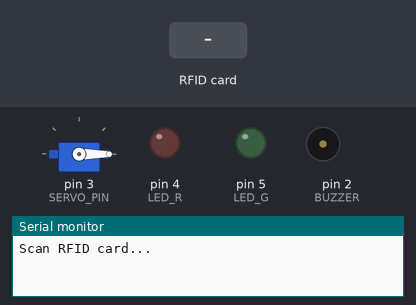
The sketch below on a simulated Arduino Uno, built with avr-gcc and run on an emulated ATmega328P. On the bench: servo, output pins drawn as LEDs (lit = HIGH), buzzer (waves = sounding), the last lines printed to the serial monitor. The inputs (shaded band) are chosen by the test bench. Pins used as bus, display or sensor lines are not drawn.

Above: at 1.2 s.
1.3 s: RFID card 5E 7A 19 C4 held to the reader
At 1.38 s:
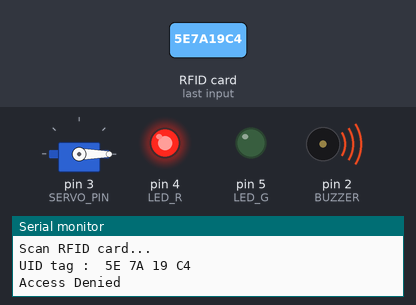
3.3 s: RFID card C3 3D 0B 05 held to the reader
At 3.39 s:
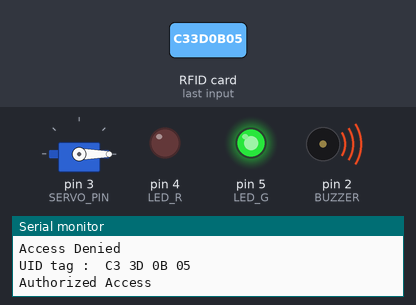
At 4.1 s:
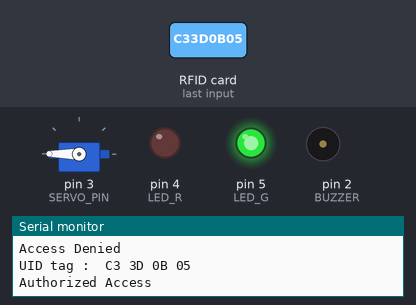
Timing chart, 0 to 10.0 s (numbered marks = the images above; inputs shaded):
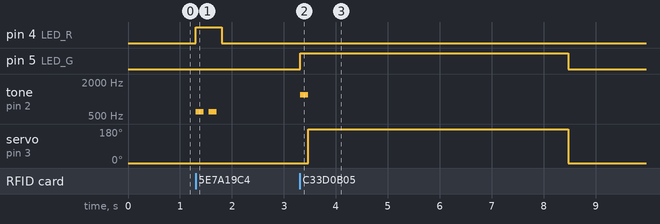

Measured:
- after the input at 1.3 s, pin 4 (LED_R): LOW → HIGH at once, → LOW 0.50 s later; tone on pin 2 (BUZZER): alternates 600 Hz for 0.15 s and silent for 0.10 s, 4 changes in all, then stays silent, starting at once
- after the input at 3.3 s, pin 5 (LED_G): LOW → HIGH at once, → LOW 5.2 s later; tone on pin 2 (BUZZER): silent → 1200 Hz at once, → silent 0.15 s later; servo on pin 3 (SERVO_PIN): 0° → 180° after 0.17 s, → 0° 5.0 s later

The sketch:

RFID_Door_Lock.ino
```cpp
#include <SPI.h>
#include <MFRC522.h>
#include <Servo.h>

#define SS_PIN 10
#define RST_PIN 9
#define SERVO_PIN 3
#define LED_G 5
#define LED_R 4
#define BUZZER 2

MFRC522 mfrc522(SS_PIN, RST_PIN);
Servo myServo;

String authorizedUID = "C3 3D 0B 05";

void setup() {
  Serial.begin(9600);
  SPI.begin();
  mfrc522.PCD_Init();

  pinMode(LED_G, OUTPUT);
  pinMode(LED_R, OUTPUT);
  pinMode(BUZZER, OUTPUT);

  myServo.attach(SERVO_PIN);
  myServo.write(0);  // Gate closed

  Serial.println("Scan RFID card...");
}

void loop() {

  if (!mfrc522.PICC_IsNewCardPresent()) return;
  if (!mfrc522.PICC_ReadCardSerial()) return;

  Serial.print("UID tag : ");
  String content = "";

  for (byte i = 0; i < mfrc522.uid.size; i++) {
    Serial.print(mfrc522.uid.uidByte[i] < 0x10 ? " 0" : " ");
    Serial.print(mfrc522.uid.uidByte[i], HEX);

    content.concat(String(mfrc522.uid.uidByte[i] < 0x10 ? " 0" : " "));
    content.concat(String(mfrc522.uid.uidByte[i], HEX));
  }

  Serial.println();
  content.toUpperCase();

  // -------- AUTHORIZATION CHECK --------
  if (content.substring(1) == authorizedUID) {

    Serial.println("Authorized Access");

    digitalWrite(LED_G, HIGH);
    tone(BUZZER, 1200);
    delay(150);
    noTone(BUZZER);

    myServo.write(180);   // Open gate
    delay(5000);          // Keep open 5 sec
    myServo.write(0);     // Close gate

    digitalWrite(LED_G, LOW);
  }
  else {

    Serial.println("Access Denied");

    digitalWrite(LED_R, HIGH);

    for (int i = 0; i < 2; i++) {
      tone(BUZZER, 600);
      delay(150);
      noTone(BUZZER);
      delay(100);
    }

    digitalWrite(LED_R, LOW);
  }

  Serial.println();
}
```
